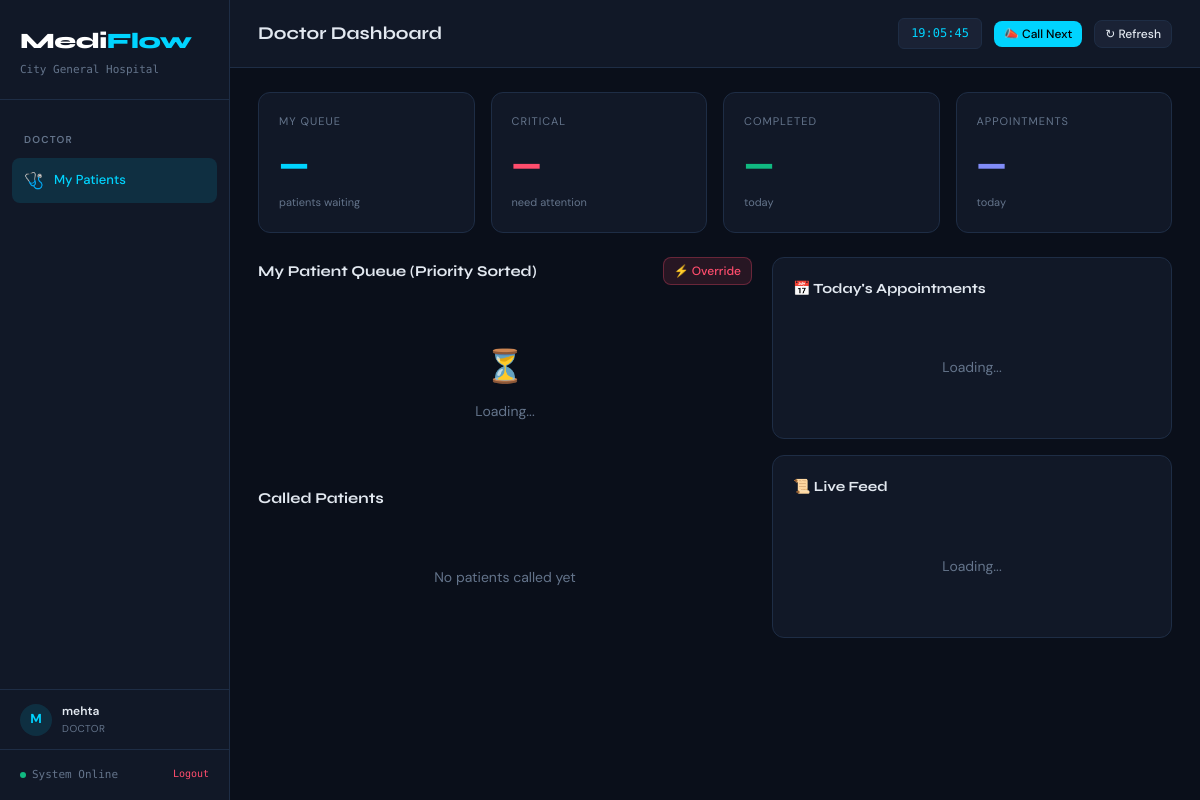
The page /doctor (signed in) on the database its author committed.
### models/hospital.py (models this page shows, shortened)
class Hospital(db.Model):
    __tablename__ = 'hospitals'
    id         = db.Column(db.Integer, primary_key=True)
    name       = db.Column(db.String(200), nullable=False)
    code       = db.Column(db.String(50), unique=True, nullable=False)  # URL-safe slug
    address    = db.Column(db.String(500), default='')
    phone      = db.Column(db.String(20), default='')
    logo_url   = db.Column(db.String(500), default='')
    is_active  = db.Column(db.Boolean, default=True)
    created_at = db.Column(db.DateTime, default=lambda: datetime.now(timezone.utc))
    users        = db.relationship('User', backref='hospital', lazy='dynamic')
    patients     = db.relationship('Patient', backref='hospital', lazy='dynamic')
    doctors      = db.relationship('Doctor', backref='hospital', lazy='dynamic')
    queue_entries = db.relationship('QueueEntry', backref='hospital', lazy='dynamic')
    appointments = db.relationship('Appointment', backref='hospital', lazy='dynamic')
    activity_logs = db.relationship('ActivityLog', backref='hospital', lazy='dynamic')

### models/user.py (models this page shows, shortened)
class User(db.Model):
    __tablename__ = 'users'
    id            = db.Column(db.Integer, primary_key=True)
    email         = db.Column(db.String(200), unique=True, nullable=False)
    password_hash = db.Column(db.String(200), nullable=False)
    role          = db.Column(db.String(20), nullable=False, default='patient')  # patient | doctor | admin
    hospital_id   = db.Column(db.Integer, db.ForeignKey('hospitals.id'), nullable=False)
    is_active     = db.Column(db.Boolean, default=True)
    is_superadmin = db.Column(db.Boolean, default=False)
    created_at    = db.Column(db.DateTime, default=lambda: datetime.now(timezone.utc))
    patient_profile = db.relationship('Patient', backref='user', uselist=False)
    doctor_profile  = db.relationship('Doctor', backref='user', uselist=False)
    activity_logs   = db.relationship('ActivityLog', backref='user', lazy='dynamic')

### routes/dashboard.py (the view)
@dashboard_bp.route('/doctor')
@role_required('doctor')
def doctor_dashboard():
    user = get_current_user()
    doctor = Doctor.query.filter_by(user_id=user.id).first()
    hospital = Hospital.query.get(user.hospital_id)
    return render_template('doctor/dashboard.html',
                           user=user, doctor=doctor, hospital=hospital)

### templates/doctor/dashboard.html (shortened to what this page needs)
{% extends "base.html" %}
{% block page_title %}Doctor Dashboard{% endblock %}
{% block nav %}
<div class="nav-section">Doctor</div>
<a class="nav-item active" href="/doctor"><span class="icon">🩺</span> My Patients</a>
{% endblock %}
{% block topbar_actions %}
<button class="btn btn-accent btn-sm" onclick="callNext()" id="call-next-btn">📣 Call Next</button>
<button class="btn btn-ghost btn-sm" onclick="refreshAll()">↻ Refresh</button>
{% endblock %}
{% block content %}
<div class="stats-grid" style="grid-template-columns:repeat(4,1fr)">
  <div class="stat-card accent">
    <div class="label">My Queue</div>
    <div class="value" id="stat-queue">—</div>
    <div class="sub">patients waiting</div>
  </div>
  <div class="stat-card critical">
    <div class="label">Critical</div>
    <div class="value" id="stat-critical">—</div>
    <div class="sub">need attention</div>
  </div>
  <div class="stat-card success">
    <div class="label">Completed</div>
    <div class="value" id="stat-completed">—</div>
    <div class="sub">today</div>
  </div>
  <div class="stat-card tele">
    <div class="label">Appointments</div>
    <div class="value" id="stat-appts">—</div>
    <div class="sub">today</div>
  </div>
</div>
<div class="two-col">
  <div>
    <div class="section-header">
      <span class="section-title">My Patient Queue (Priority Sorted)</span>
      <button class="btn btn-danger btn-sm" onclick="openModal('override-modal')">⚡ Override</button>
    </div>
    <div class="queue-list" id="queue-list">
      <div class="empty"><div class="icon">⏳</div>Loading...</div>
    </div>
    <div class="section-header" style="margin-top:24px">
      <span class="section-title">Called Patients</span>
    </div>
    <div class="queue-list" id="called-list">
      <div class="empty">No patients called yet</div>
    </div>
  </div>
  <div style="display:flex;flex-direction:column;gap:16px">
    <div class="panel">
      <h3>📅 Today's Appointments</h3>
      <div id="today-appts"><div class="empty">Loading...</div></div>
    </div>
    <div class="panel">
      <h3>📜 Live Feed</h3>
      <div class="feed-list" id="feed-list"><div class="empty">Loading...</div></div>
    </div>
  </div>
</div>
{% endblock %}

### templates/base.html (shortened to what this page needs)
<!DOCTYPE html>
<html lang="en">
<head>
  <link rel="stylesheet" href="{{ url_for('static', filename='css/style.css') }}" />
</head>
<body>
<div class="app">
  <aside class="sidebar" id="sidebar">
    <div class="sidebar-logo">
      <h1>Medi<span>Flow</span></h1>
      <p>{{ hospital.name if hospital else 'Queue Management' }}</p>
    </div>
    <nav class="nav">
      {% block nav %}{% endblock %}
    </nav>
    <div class="sidebar-user">
      <div class="avatar">{{ user.email[0]|upper if user else '?' }}</div>
      <div class="info">
        <div class="name">{{ user.email.split('@')[0] if user else 'Guest' }}</div>
        <div class="role">{{ user.role|upper if user else '' }}</div>
      </div>
    </div>
    <div class="sidebar-footer">
      <span class="status-dot"></span>System Online
      <a href="/auth/logout" style="float:right;color:var(--critical);font-size:10px;">Logout</a>
    </div>
  </aside>
  <main class="main">
    <div class="topbar">
      <h2 id="page-title">{% block page_title %}Dashboard{% endblock %}</h2>
      <div class="topbar-right">
        <div class="time-badge" id="live-clock">--:--:--</div>
        {% block topbar_actions %}{% endblock %}
      </div>
    </div>
    <div class="content">
      {% block content %}{% endblock %}
    </div>
  </main>
</div>
</body>
</html>

### rows shown on the page
Hospital: name "City General Hospital"
User: email "M", email "mehta", role "DOCTOR"
